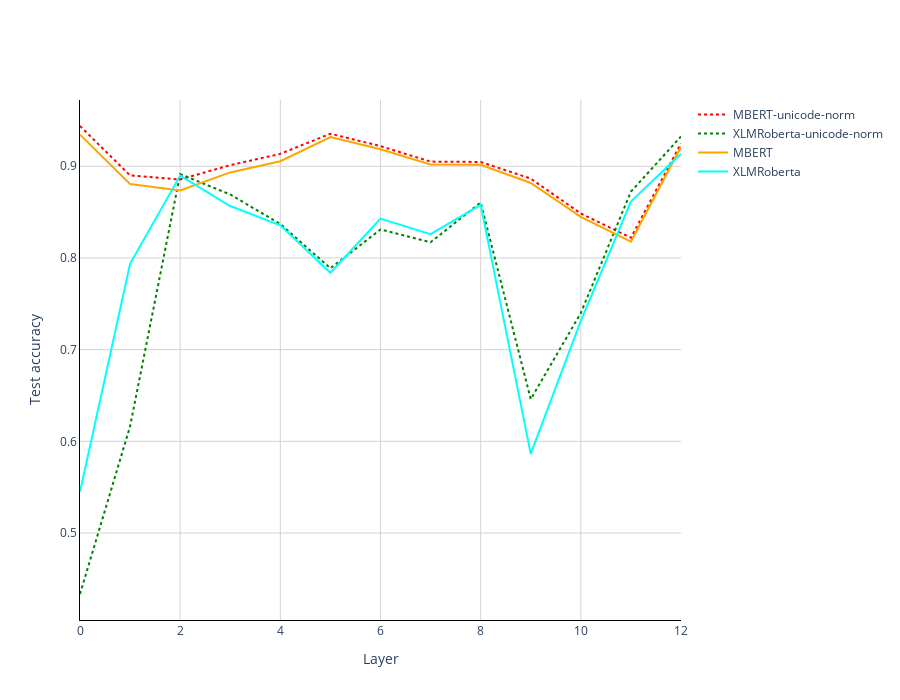

Notebook code for this chart:
### Code cell
fig = go.Figure(layout=dict(height=700, width=900))
fig.add_trace(go.Scatter(x=mbertun_res["embeddings_layer"], y=mbertun_res["test/accuracy"],
                    mode='lines',
                    line=dict(dash='dot', color='Red'),
                    name='MBERT-unicode-norm'))
fig.add_trace(go.Scatter(x=xlmbertun_res["embeddings_layer"], y=xlmbertun_res["test/accuracy"],
                         mode='lines',
                    line=dict(dash='dot', color='Green'),
                    name='XLMRoberta-unicode-norm'))
fig.add_trace(go.Scatter(x=mbert_res["embeddings_layer"], y=mbert_res["test/accuracy"],
                    mode='lines',
                    line=dict(color='Orange'),
                    name='MBERT'))
fig.add_trace(go.Scatter(x=xlmbert_res["embeddings_layer"], y=xlmbert_res["test/accuracy"],
                         mode='lines',
                    line=dict(color='Cyan'),
                    name='XLMRoberta'))
fig.update_layout(plot_bgcolor='White',
                  xaxis_title="Layer",
                  yaxis_title='Test accuracy')
fig.update_xaxes(showgrid=True, gridwidth=1, linecolor='Black', gridcolor='LightGrey')
fig.update_yaxes(showgrid=True, gridwidth=1, linecolor='Black', gridcolor='LightGrey')
fig.show()

### Figure 1 — Plotly figure (JSON) as saved in the notebook; plotly's stock layout.template omitted (floating-point values rounded to 4 significant figures)
{"data": [{"line": {"color": "Red", "dash": "dot"}, "mode": "lines", "name": "MBERT-unicode-norm", "type": "scatter", "x": [0, 1, 2, 3, 4, 5, 6, 7, 8, 9, 10, 11, 12], "y": [0.9439, 0.89, 0.8856, 0.9012, 0.9135, 0.9355, 0.9219, 0.9051, 0.9047, 0.8866, 0.8485, 0.822, 0.9249]}, {"line": {"color": "Green", "dash": "dot"}, "mode": "lines", "name": "XLMRoberta-unicode-norm", "type": "scatter", "x": [0, 1, 2, 3, 4, 5, 6, 7, 8, 9, 10, 11, 12], "y": [0.4335, 0.6163, 0.8915, 0.8692, 0.837, 0.7887, 0.8311, 0.8171, 0.8605, 0.646, 0.74, 0.8723, 0.9325]}, {"line": {"color": "Orange"}, "mode": "lines", "name": "MBERT", "type": "scatter", "x": [0, 1, 2, 3, 4, 5, 6, 7, 8, 9, 10, 11, 12], "y": [0.9345, 0.8807, 0.8736, 0.8933, 0.9055, 0.9319, 0.9185, 0.902, 0.9016, 0.8818, 0.8449, 0.8179, 0.9213]}, {"line": {"color": "Cyan"}, "mode": "lines", "name": "XLMRoberta", "type": "scatter", "x": [0, 1, 2, 3, 4, 5, 6, 7, 8, 9, 10, 11, 12], "y": [0.545, 0.7936, 0.8898, 0.8566, 0.8355, 0.7838, 0.8429, 0.8259, 0.8579, 0.5863, 0.7313, 0.8615, 0.9136]}], "layout": {"height": 700, "plot_bgcolor": "White", "width": 900, "xaxis": {"gridcolor": "LightGrey", "gridwidth": 1, "linecolor": "Black", "showgrid": true, "title": {"text": "Layer"}}, "yaxis": {"gridcolor": "LightGrey", "gridwidth": 1, "linecolor": "Black", "showgrid": true, "title": {"text": "Test accuracy"}}}}
